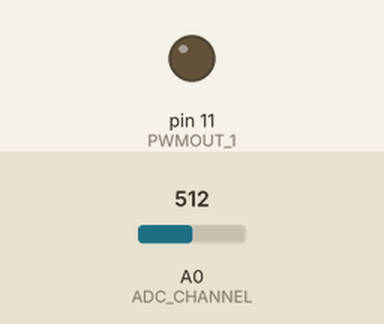
This sketch was run on a simulated Arduino Uno, built with avr-gcc and run on an emulated ATmega328P. Shown: output pins drawn as LEDs (lit = HIGH). The test bench sets the inputs (shaded band); at power-on: A0 (ADC_CHANNEL) = 512. What the sketch prints to the serial monitor is not drawn.

Above: at 1.2 s.
1.3 s: A0 (ADC_CHANNEL) set to 0
Timing chart, 0 to 4.3 s (numbered marks = the images above; inputs shaded):
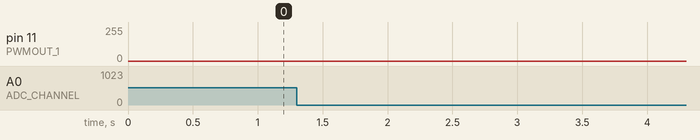

The sketch:

HW3_2.ino
```cpp
#include <TimerOne.h>
#define PWMOUT_1 11
#define ADC_CHANNEL A0

float SINE_FREQ_1 = 5.34;     // First signal Frequency
float SINE_FREQ_2 = 74.645;   // Second signal Frequency

float SINE_COEFF_1 = SINE_FREQ_1 * TWO_PI/1000.000 ,SINE_COEFF_2 = SINE_FREQ_2 * TWO_PI/1000.000;

// Output should be in 0-5 volt range
float Amp=1.25/5*255, Offset=2.5/5*255;

int DUTYCYCLE , SAMPLE;
long TIMESTAMP, counter = 0;

void setup() {

  TCCR2B = TCCR2B & B11111000 | B00000001;              // Sets Timer 2 PWM frequency to 31KHz
  pinMode(PWMOUT_1, OUTPUT);
  Serial.begin (57600);
  Timer1.initialize (1000);
  Timer1.attachInterrupt (PWM_DT);

}

void loop() {
  TIMESTAMP = micros();                                   // Timestamp for each sample to be analyzed later
  SAMPLE = analogRead(ADC_CHANNEL);                       // Using Arduino's ADC to read the PWM output voltage
  Serial.print (TIMESTAMP/100); Serial.print("\t");       // Printing timestamp
  Serial.println (SAMPLE/1023.00*5);
}

// Function for generating PWM signal
void PWM_DT(){
  // Adding two signals
  DUTYCYCLE = Amp * (sin(SINE_COEFF_1 * counter)+ sin(SINE_COEFF_2 * counter)) + Offset;
  analogWrite(PWMOUT_1, DUTYCYCLE);
  counter++;
}
```
